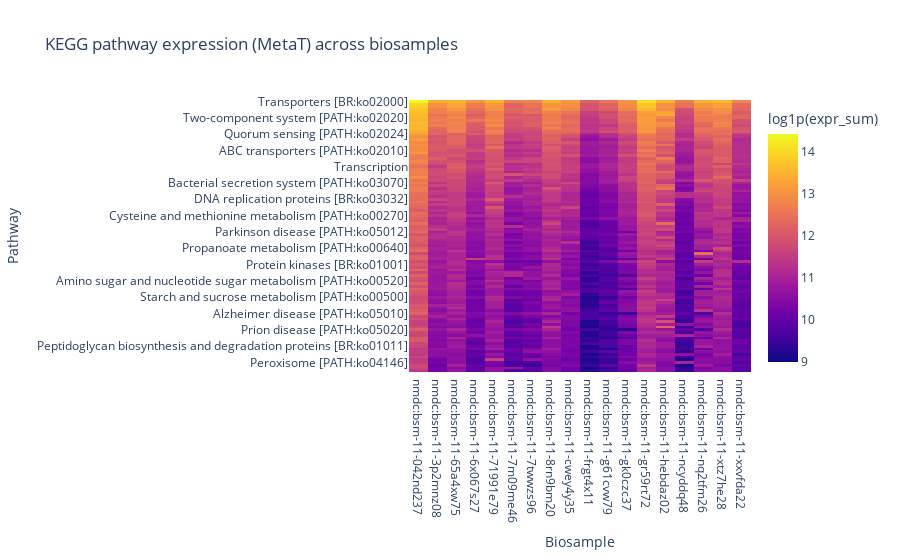

Notebook source saved alongside this figure:
### Code cell
# Heatmaps
if len(pathway_expr):
    mat = pathway_expr.copy()
    mat["log_expr"] = np.log1p(mat["expr_sum"].astype(float))
    heat = mat.pivot_table(index="pathway_name", columns="biosample_id", values="log_expr", fill_value=0.0).sort_index()
    # Sort pathway by sum of log_expr across all biosamples (descending)
    pathway_order = heat.sum(axis=1).sort_values(ascending=False).index
    heat = heat.loc[pathway_order]
    fig = px.imshow(heat[:100], labels=dict(x="Biosample", y="Pathway", color="log1p(expr_sum)"),aspect='auto',
                    title="KEGG pathway expression (MetaT) across biosamples")
    fig.write_html(os.path.join(OUTPUT_DIR, "heatmap_pathway_expression.html"), include_plotlyjs="cdn", full_html=True)
    fig
else:
    None
fig if len(pathway_expr) else None

### Figure 1 — Plotly figure (JSON) as saved in the notebook; plotly's stock layout.template omitted (floating-point values rounded to 4 significant figures; data arrays with more than 128 entries replaced by an {"elided": "..."} marker saying what was removed)
{"data": [{"coloraxis": "coloraxis", "hovertemplate": "Biosample: %{x}<br>Pathway: %{y}<br>log1p(expr_sum): %{z}<extra></extra>", "name": "0", "type": "heatmap", "x": ["nmdc:bsm-11-042nd237", "nmdc:bsm-11-3p2mnz08", "nmdc:bsm-11-65a4xw75", "nmdc:bsm-11-6x067s27", "nmdc:bsm-11-71991e79", "nmdc:bsm-11-7m09me46", "nmdc:bsm-11-7twwzs96", "nmdc:bsm-11-8rn9bm20", "nmdc:bsm-11-cwey4y35", "nmdc:bsm-11-frgt4x11", "nmdc:bsm-11-g61cvw79", "nmdc:bsm-11-gk0czc37", "nmdc:bsm-11-gr59rt72", "nmdc:bsm-11-hebdaz02", "nmdc:bsm-11-ncyddq48", "nmdc:bsm-11-nq2tfm26", "nmdc:bsm-11-xtz7he28", "nmdc:bsm-11-xxvfda22"], "xaxis": "x", "y": ["Transporters [BR:ko02000]", "Ribosome [BR:ko03011]", "Ribosome [PATH:ko03010]", "Transcription machinery [BR:ko03021]", "Chaperones and folding catalysts [BR:ko03110]", "Enzymes with EC numbers", "Two-component system [PATH:ko02020]", "DNA repair and recombination proteins [BR:ko03400]", "Mitochondrial biogenesis [BR:ko03029]", "Exosome [BR:ko04147]", "Peptidases and inhibitors [BR:ko01002]", "Secretion system [BR:ko02044]", "Quorum sensing [PATH:ko02024]", "Transcription factors [BR:ko03000]", "Oxidative phosphorylation [PATH:ko00190]", "Translation factors [BR:ko03012]", "Messenger RNA biogenesis [BR:ko03019]", "Chromosome and associated proteins [BR:ko03036]", "ABC transporters [PATH:ko02010]", "Function unknown", "RNA polymerase [PATH:ko03020]", "Butanoate metabolism [PATH:ko00650]", "Pyruvate metabolism [PATH:ko00620]", "Bacterial motility proteins [BR:ko02035]", "Transcription", "Cell cycle - Caulobacter [PATH:ko04112]", "RNA degradation [PATH:ko03018]", "Glycolysis / Gluconeogenesis [PATH:ko00010]", "Glyoxylate and dicarboxylate metabolism [PATH:ko00630]", "Methane metabolism [PATH:ko00680]", "Bacterial secretion system [PATH:ko03070]", "Longevity regulating pathway - worm [PATH:ko04212]", "Transfer RNA biogenesis [BR:ko03016]", "Purine metabolism [PATH:ko00230]", "Other carbon fixation pathways [PATH:ko00720]", "Citrate cycle (TCA cycle) [PATH:ko00020]", "DNA replication proteins [BR:ko03032]", "Ribosome biogenesis [BR:ko03009]", "Tuberculosis [PATH:ko05152]", "Protein export [PATH:ko03060]", "Flagellar assembly [PATH:ko02040]", "Alanine, aspartate and glutamate metabolism [PATH:ko00250]", "Cysteine and methionine metabolism [PATH:ko00270]", "Biofilm formation - Pseudomonas aeruginosa [PATH:ko02025]", "Two-component system [BR:ko02022]", "Amino acid related enzymes [BR:ko01007]", "Pentose phosphate pathway [PATH:ko00030]", "Legionellosis [PATH:ko05134]", "Parkinson disease [PATH:ko05012]", "Plant-pathogen interaction [PATH:ko04626]", "Lipid and atherosclerosis [PATH:ko05417]", "Biofilm formation - Vibrio cholerae [PATH:ko05111]", "Lipid biosynthesis proteins [BR:ko01004]", "Biofilm formation - Escherichia coli [PATH:ko02026]", "Propanoate metabolism [PATH:ko00640]", "Pathways of neurodegeneration - multiple diseases [PATH:ko05022]", "General function prediction only", "Valine, leucine and isoleucine degradation [PATH:ko00280]", "Membrane trafficking [BR:ko04131]", "Nitrogen metabolism [PATH:ko00910]", "Protein kinases [BR:ko01001]", "Salmonella infection [PATH:ko05132]", "Chemical carcinogenesis - reactive oxygen species [PATH:ko05208]", "Carbon fixation by Calvin cycle [PATH:ko00710]", "Diabetic cardiomyopathy [PATH:ko05415]", "Fatty acid degradation [PATH:ko00071]", "Amino sugar and nucleotide sugar metabolism [PATH:ko00520]", "Amyotrophic lateral sclerosis [PATH:ko05014]", "Pyrimidine metabolism [PATH:ko00240]", "Huntington disease [PATH:ko05016]", "Tryptophan metabolism [PATH:ko00380]", "Fatty acid biosynthesis [PATH:ko00061]", "Starch and sucrose metabolism [PATH:ko00500]", "Pantothenate and CoA biosynthesis [PATH:ko00770]", "Benzoate degradation [PATH:ko00362]", "Glycine, serine and threonine metabolism [PATH:ko00260]", "One carbon pool by folate [PATH:ko00670]", "Sulfur metabolism [PATH:ko00920]", "Alzheimer disease [PATH:ko05010]", "Type I diabetes mellitus [PATH:ko04940]", "Arginine biosynthesis [PATH:ko00220]", "Valine, leucine and isoleucine biosynthesis [PATH:ko00290]", "Photosynthesis proteins [BR:ko00194]", "Aminoacyl-tRNA biosynthesis [PATH:ko00970]", "Prion disease [PATH:ko05020]", "Terpenoid backbone biosynthesis [PATH:ko00900]", "Glutathione metabolism [PATH:ko00480]", "Thermogenesis [PATH:ko04714]", "Arginine and proline metabolism [PATH:ko00330]", "Phenylalanine metabolism [PATH:ko00360]", "Peptidoglycan biosynthesis and degradation proteins [BR:ko01011]", "Cytoskeleton proteins [BR:ko04812]", "Chloroalkane and chloroalkene degradation [PATH:ko00625]", "Photosynthesis [PATH:ko00195]", "Longevity regulating pathway - multiple species [PATH:ko04213]", "Tyrosine metabolism [PATH:ko00350]", "Peroxisome [PATH:ko04146]", "Cationic antimicrobial peptide (CAMP) resistance [PATH:ko01503]", "Lipoic acid metabolism [PATH:ko00785]", "Prokaryotic defense system [BR:ko02048]"], "yaxis": "y", "z": {"elided": "100x18 float values"}}], "layout": {"coloraxis": {"colorbar": {"title": {"text": "log1p(expr_sum)"}}, "colorscale": [[0, "#0d0887"], [0.1111, "#46039f"], [0.2222, "#7201a8"], [0.3333, "#9c179e"], [0.4444, "#bd3786"], [0.5556, "#d8576b"], [0.6667, "#ed7953"], [0.7778, "#fb9f3a"], [0.8889, "#fdca26"], [1, "#f0f921"]]}, "title": {"text": "KEGG pathway expression (MetaT) across biosamples"}, "xaxis": {"anchor": "y", "domain": [0, 1], "title": {"text": "Biosample"}}, "yaxis": {"anchor": "x", "autorange": "reversed", "domain": [0, 1], "title": {"text": "Pathway"}}}}
